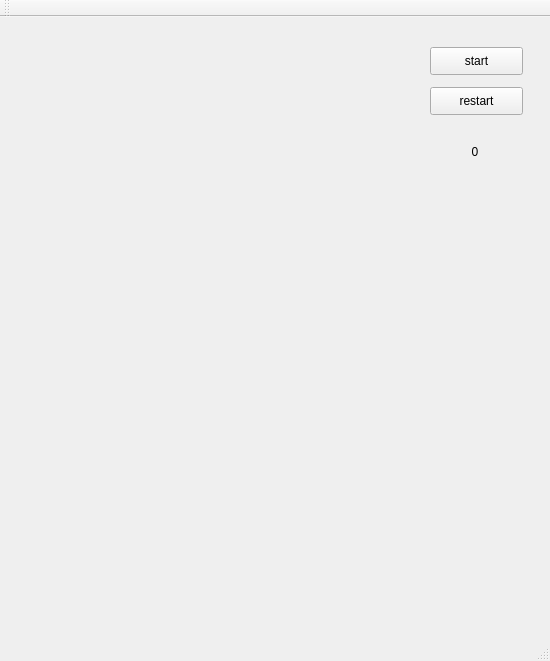
<?xml version="1.0" encoding="UTF-8"?>
<ui version="4.0">
 <class>MainWindow</class>
 <widget class="QMainWindow" name="MainWindow">
  <property name="geometry">
   <rect>
    <x>0</x>
    <y>0</y>
    <width>550</width>
    <height>661</height>
   </rect>
  </property>
  <property name="windowTitle">
   <string>MainWindow</string>
  </property>
  <widget class="QWidget" name="centralWidget">
   <widget class="TestWidget" name="widget" native="true">
    <property name="geometry">
     <rect>
      <x>10</x>
      <y>10</y>
      <width>400</width>
      <height>600</height>
     </rect>
    </property>
    <property name="focusPolicy">
     <enum>Qt::ClickFocus</enum>
    </property>
   </widget>
   <widget class="QPushButton" name="pushButton">
    <property name="geometry">
     <rect>
      <x>430</x>
      <y>30</y>
      <width>93</width>
      <height>28</height>
     </rect>
    </property>
    <property name="text">
     <string>start</string>
    </property>
   </widget>
   <widget class="QPushButton" name="pushButton_2">
    <property name="geometry">
     <rect>
      <x>430</x>
      <y>70</y>
      <width>93</width>
      <height>28</height>
     </rect>
    </property>
    <property name="text">
     <string>restart</string>
    </property>
   </widget>
   <widget class="QLabel" name="label">
    <property name="geometry">
     <rect>
      <x>430</x>
      <y>120</y>
      <width>90</width>
      <height>30</height>
     </rect>
    </property>
    <property name="minimumSize">
     <size>
      <width>90</width>
      <height>30</height>
     </size>
    </property>
    <property name="text">
     <string>0</string>
    </property>
    <property name="alignment">
     <set>Qt::AlignCenter</set>
    </property>
   </widget>
  </widget>
  <widget class="QMenuBar" name="menuBar">
   <property name="geometry">
    <rect>
     <x>0</x>
     <y>0</y>
     <width>550</width>
     <height>26</height>
    </rect>
   </property>
  </widget>
  <widget class="QToolBar" name="mainToolBar">
   <attribute name="toolBarArea">
    <enum>TopToolBarArea</enum>
   </attribute>
   <attribute name="toolBarBreak">
    <bool>false</bool>
   </attribute>
  </widget>
  <widget class="QStatusBar" name="statusBar"/>
 </widget>
 <layoutdefault spacing="6" margin="11"/>
 <customwidgets>
  <customwidget>
   <class>TestWidget</class>
   <extends>QWidget</extends>
   <header location="global">testwidget.h</header>
   <container>1</container>
  </customwidget>
 </customwidgets>
 <resources/>
 <connections/>
</ui>
